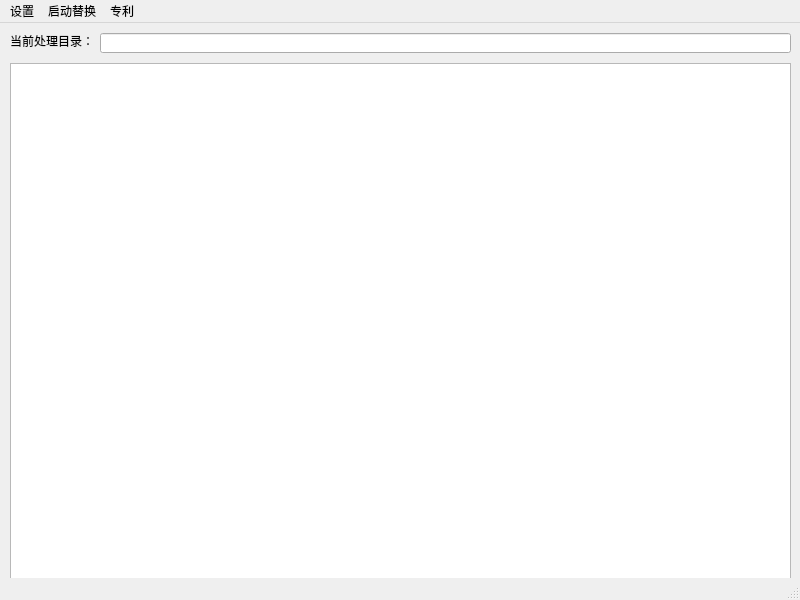
<?xml version="1.0" encoding="UTF-8"?>
<ui version="4.0">
 <class>MainWindow</class>
 <widget class="QMainWindow" name="MainWindow">
  <property name="geometry">
   <rect>
    <x>0</x>
    <y>0</y>
    <width>800</width>
    <height>600</height>
   </rect>
  </property>
  <property name="windowTitle">
   <string>MainWindow</string>
  </property>
  <widget class="QWidget" name="centralwidget">
   <widget class="QTextEdit" name="textEdit">
    <property name="geometry">
     <rect>
      <x>10</x>
      <y>40</y>
      <width>781</width>
      <height>521</height>
     </rect>
    </property>
   </widget>
   <widget class="QLabel" name="label">
    <property name="geometry">
     <rect>
      <x>10</x>
      <y>10</y>
      <width>91</width>
      <height>16</height>
     </rect>
    </property>
    <property name="text">
     <string>当前处理目录：</string>
    </property>
   </widget>
   <widget class="QLineEdit" name="lineEdit">
    <property name="geometry">
     <rect>
      <x>100</x>
      <y>10</y>
      <width>691</width>
      <height>20</height>
     </rect>
    </property>
   </widget>
  </widget>
  <widget class="QMenuBar" name="menubar">
   <property name="geometry">
    <rect>
     <x>0</x>
     <y>0</y>
     <width>800</width>
     <height>26</height>
    </rect>
   </property>
   <widget class="QMenu" name="menu">
    <property name="title">
     <string>设置</string>
    </property>
    <addaction name="actionSelect_Dir"/>
   </widget>
   <widget class="QMenu" name="menu_2">
    <property name="title">
     <string>启动替换</string>
    </property>
   </widget>
   <widget class="QMenu" name="menu_3">
    <property name="title">
     <string>专利</string>
    </property>
    <addaction name="actioncheck"/>
   </widget>
   <addaction name="menu"/>
   <addaction name="menu_2"/>
   <addaction name="menu_3"/>
  </widget>
  <widget class="QStatusBar" name="statusbar"/>
  <action name="actionSelect_Dir">
   <property name="text">
    <string>Select Dir</string>
   </property>
  </action>
  <action name="actioncheck">
   <property name="text">
    <string>检查</string>
   </property>
  </action>
 </widget>
 <resources/>
 <connections/>
</ui>
